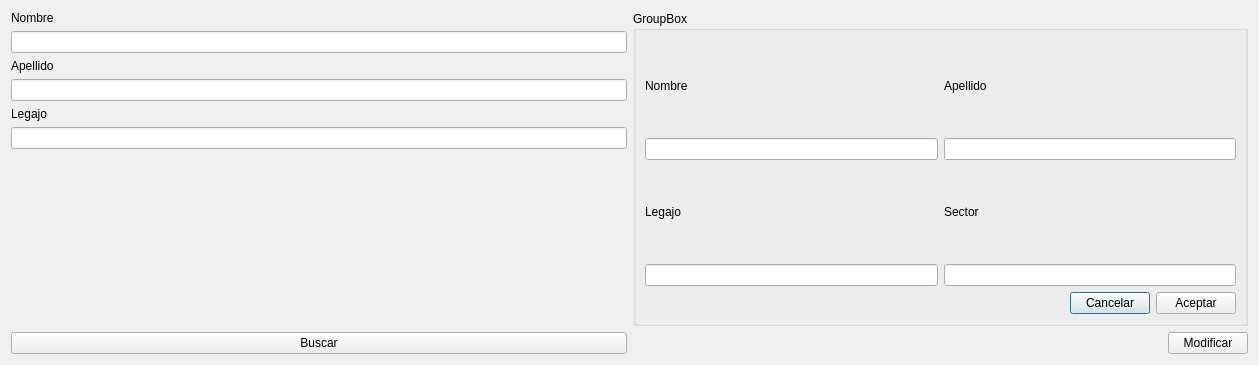
<?xml version="1.0" encoding="UTF-8"?>
<ui version="4.0">
 <class>qdialog_buscarautorizados</class>
 <widget class="QDialog" name="qdialog_buscarautorizados">
  <property name="geometry">
   <rect>
    <x>0</x>
    <y>0</y>
    <width>1259</width>
    <height>365</height>
   </rect>
  </property>
  <property name="windowTitle">
   <string>Dialog</string>
  </property>
  <layout class="QGridLayout" name="gridLayout_2">
   <item row="0" column="1">
    <widget class="QGroupBox" name="groupBox_resultado">
     <property name="title">
      <string>GroupBox</string>
     </property>
     <layout class="QVBoxLayout" name="verticalLayout_11">
      <item>
       <layout class="QGridLayout" name="gridLayout">
        <item row="0" column="1">
         <layout class="QVBoxLayout" name="verticalLayout_3">
          <item>
           <widget class="QLabel" name="label_marca_resultado">
            <property name="text">
             <string>Apellido</string>
            </property>
           </widget>
          </item>
          <item>
           <widget class="QLineEdit" name="lineEdit_apellido_resultado"/>
          </item>
         </layout>
        </item>
        <item row="1" column="1">
         <layout class="QVBoxLayout" name="verticalLayout_7">
          <item>
           <widget class="QLabel" name="label_codigosap_2">
            <property name="text">
             <string>Sector</string>
            </property>
           </widget>
          </item>
          <item>
           <widget class="QLineEdit" name="lineEdit_sector_resultado"/>
          </item>
         </layout>
        </item>
        <item row="1" column="0">
         <layout class="QVBoxLayout" name="verticalLayout_8">
          <item>
           <widget class="QLabel" name="label_codigobarra_resultado">
            <property name="text">
             <string>Legajo</string>
            </property>
           </widget>
          </item>
          <item>
           <widget class="QLineEdit" name="lineEdit_legajo_resultado"/>
          </item>
         </layout>
        </item>
        <item row="0" column="0">
         <layout class="QVBoxLayout" name="verticalLayout_9">
          <item>
           <widget class="QLabel" name="label_producto_resultado">
            <property name="text">
             <string>Nombre</string>
            </property>
           </widget>
          </item>
          <item>
           <widget class="QLineEdit" name="lineEdit_nombre_resultado"/>
          </item>
         </layout>
        </item>
       </layout>
      </item>
      <item>
       <layout class="QHBoxLayout" name="horizontalLayout_4">
        <item>
         <spacer name="horizontalSpacer_2">
          <property name="orientation">
           <enum>Qt::Horizontal</enum>
          </property>
          <property name="sizeHint" stdset="0">
           <size>
            <width>40</width>
            <height>20</height>
           </size>
          </property>
         </spacer>
        </item>
        <item>
         <widget class="QPushButton" name="pushButton_cancelarmodificacion">
          <property name="text">
           <string>Cancelar</string>
          </property>
         </widget>
        </item>
        <item>
         <widget class="QPushButton" name="pushButton_aceptarmodificacion">
          <property name="text">
           <string>Aceptar</string>
          </property>
         </widget>
        </item>
       </layout>
      </item>
     </layout>
    </widget>
   </item>
   <item row="1" column="1">
    <layout class="QHBoxLayout" name="horizontalLayout_2">
     <item>
      <spacer name="horizontalSpacer">
       <property name="orientation">
        <enum>Qt::Horizontal</enum>
       </property>
       <property name="sizeHint" stdset="0">
        <size>
         <width>40</width>
         <height>20</height>
        </size>
       </property>
      </spacer>
     </item>
     <item>
      <widget class="QPushButton" name="pushButton_modificar">
       <property name="text">
        <string>Modificar</string>
       </property>
      </widget>
     </item>
    </layout>
   </item>
   <item row="0" column="0" rowspan="2">
    <layout class="QVBoxLayout" name="verticalLayout">
     <item>
      <widget class="QLabel" name="label_nombre_busqueda">
       <property name="text">
        <string>Nombre</string>
       </property>
      </widget>
     </item>
     <item>
      <widget class="QLineEdit" name="lineEdit_nombre_busqueda"/>
     </item>
     <item>
      <widget class="QLabel" name="label_apellido_busqueda">
       <property name="text">
        <string>Apellido</string>
       </property>
      </widget>
     </item>
     <item>
      <widget class="QLineEdit" name="lineEdit_apellido_busqueda"/>
     </item>
     <item>
      <widget class="QLabel" name="label_legajo_busqueda">
       <property name="text">
        <string>Legajo</string>
       </property>
      </widget>
     </item>
     <item>
      <widget class="QLineEdit" name="lineEdit_legajo_busqueda"/>
     </item>
     <item>
      <spacer name="verticalSpacer">
       <property name="orientation">
        <enum>Qt::Vertical</enum>
       </property>
       <property name="sizeHint" stdset="0">
        <size>
         <width>20</width>
         <height>40</height>
        </size>
       </property>
      </spacer>
     </item>
     <item>
      <widget class="QPushButton" name="pushButton_buscar">
       <property name="text">
        <string>Buscar</string>
       </property>
      </widget>
     </item>
    </layout>
   </item>
  </layout>
 </widget>
 <resources/>
 <connections/>
</ui>
